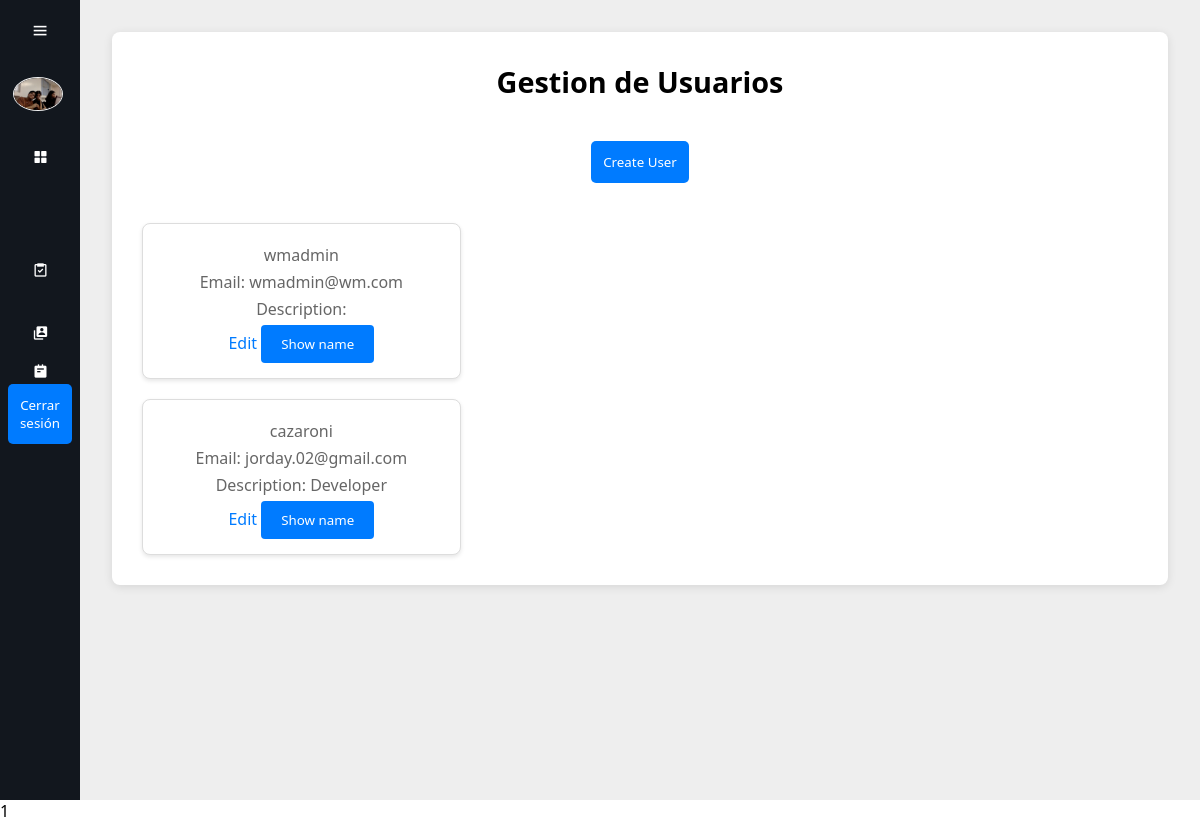
/gestion-usuarios/ (signed in), run on an earlier commit of the app's database.
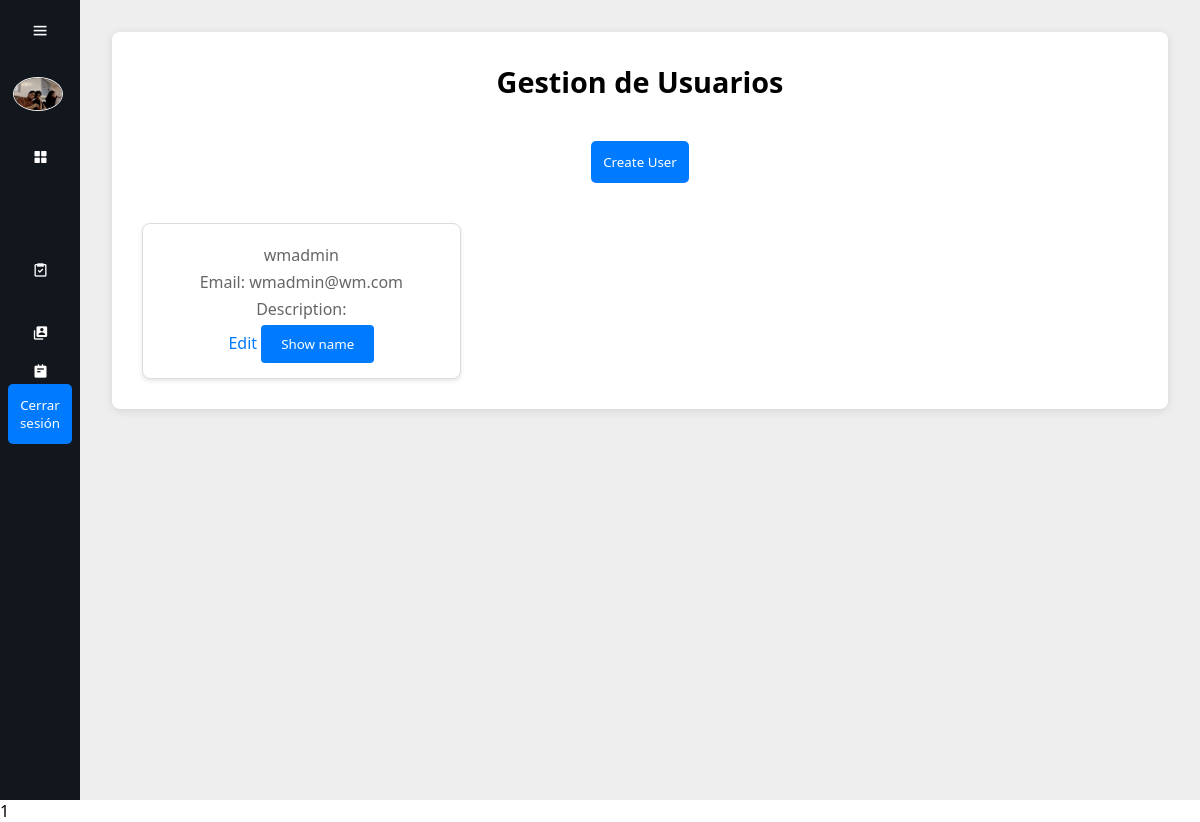
And on a later commit of the database.
### workmates/models.py (models this page shows, shortened)
class workmateUser(AbstractUser):
    email = models.EmailField(unique=True)
    description = models.CharField(max_length=600, default='', blank=True)

### base/views.py (the view)
# urls.py: path("gestion-usuarios/", views.gestion_usuarios, name="gestion_usuarios"),
@login_required
def gestion_usuarios(request):
    users = workmateUser.objects.all()
    return render(request, "gestion-usuarios.html", {'users': users})

### base/templates/gestion-usuarios.html (shortened to what this page needs)
{% load static %}
<html lang="en">
  <head>
    <link rel="stylesheet" href="{% static 'css/dashboard.css' %}">
    <link href="https://unpkg.com/boxicons@2.1.4/css/boxicons.min.css" rel="stylesheet">
  </head>
  <body>
    <div class="sidebar">
      <div class="top">
        <i class="bx bx-menu" id="btn"></i>
      </div>
      <div class="user">
        <img src="{% static "user-img.jpg" %}" alt="me" class="user-img">
        <div>
        </div>
      </div>
      <ul>
        <li>
          <a href="/">
            <i class="bx bxs-grid-alt"></i>
          </a>
        </li>
        <li>
          <a href="/gestion-tareas/">
            <i class="bx bx-task"></i>
          </a>
        </li>
        <li>
          <a href="/gestion-usuarios/">
            <i class="bx bxs-user-account"></i>
          </a>
        </li>
        <li>
          <a href="/mis-tareas/">
            <i class="bx bxs-notepad"></i>
          </a>
        </li>
        <li>
          <form method="POST" action="{% url 'base:logout' %}" class="logout-form">
            <button type="submit" aria-label="Logout">Cerrar sesión</button>
          </form>
        </li>
      </ul>
    </div>
    <div class="main-content">
      <div class="container">
          <h1>Gestion de Usuarios</h1>
          <form method="POST" action="{% url 'base:crear-usuario' %}">
          <button type="submit">Create User</button>
          </form>
        <div class="user-grid">
          {% for user in users %}
          <div class="user-card">
              <p>{{ user.username }}</p>
              <p>Email: {{ user.email }}</p>
              <p>Description: {{ user.description }}</p>
              <a href="{% url 'base:editar-usuario' user.id %}" class="edit-button">Edit</a>
              <button class="default" onclick="toggleName('namehidden-{{ user.id }}')">Show name</button><br>
          </div>
          {% empty %}
          <p>No users found.</p>
          {% endfor %}
        </div>
      </div>
  </div>
1
  </body>
</html>

What changed in the data, as far as the page shows it:
removed workmateUser: username "cazaroni", email "jorday.02@gmail.com", description "Developer"
